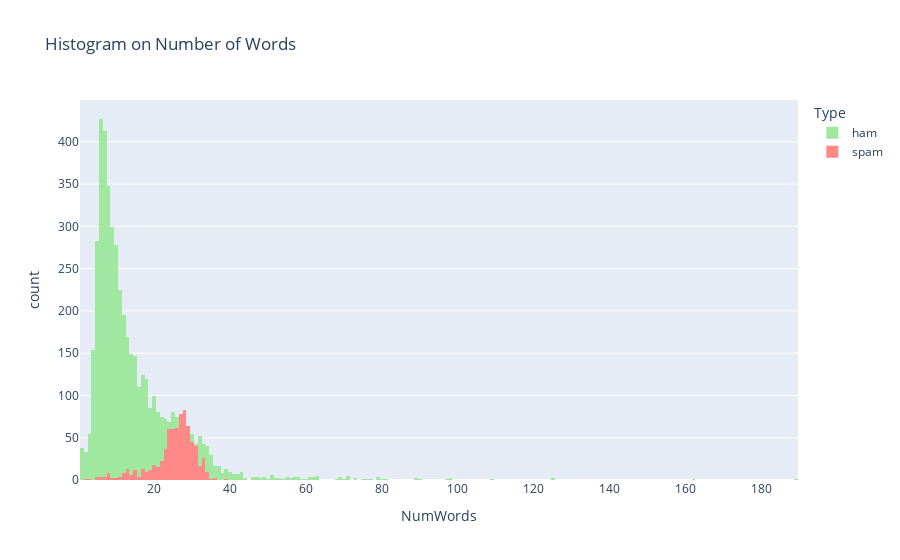

The notebook cell this image was saved under:
### Markdown cell above
It is interesting note that most **spam** messages have a **higher** character count (i.e. the mode of spam messages lies between 155-159 characters) than ham messages (i.e. mode of ham messages lies between 25~29 characters). Thus, the distribution of ham messages is **positively** skewed, whereas that of spam messages is **negatively** skewed.

### Code cell
eda_charc_hist = px.histogram(df[['NumWords', 'Type']], x='NumWords', color='Type', template='plotly', title='Histogram on Number of Words', color_discrete_sequence=["#A0e7A0", "#FF8986"])
eda_charc_hist.update_layout(barmode='overlay')

### Figure 1 — Plotly figure (JSON) as saved in the notebook; plotly's stock layout.template omitted (floating-point values rounded to 4 significant figures; data arrays with more than 128 entries replaced by an {"elided": "..."} marker saying what was removed)
{"data": [{"alignmentgroup": "True", "bingroup": "x", "hovertemplate": "Type=ham<br>NumWords=%{x}<br>count=%{y}<extra></extra>", "legendgroup": "ham", "marker": {"color": "#A0e7A0", "pattern": {"shape": ""}}, "name": "ham", "offsetgroup": "ham", "orientation": "v", "showlegend": true, "x": {"elided": "4827 int values"}, "xaxis": "x", "yaxis": "y", "type": "histogram"}, {"alignmentgroup": "True", "bingroup": "x", "hovertemplate": "Type=spam<br>NumWords=%{x}<br>count=%{y}<extra></extra>", "legendgroup": "spam", "marker": {"color": "#FF8986", "pattern": {"shape": ""}}, "name": "spam", "offsetgroup": "spam", "orientation": "v", "showlegend": true, "x": {"elided": "747 int values"}, "xaxis": "x", "yaxis": "y", "type": "histogram"}], "layout": {"xaxis": {"anchor": "y", "domain": [0.0, 1.0], "title": {"text": "NumWords"}}, "yaxis": {"anchor": "x", "domain": [0.0, 1.0], "title": {"text": "count"}}, "legend": {"title": {"text": "Type"}, "tracegroupgap": 0}, "title": {"text": "Histogram on Number of Words"}, "barmode": "overlay"}}
